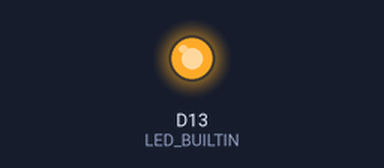
The sketch below on a simulated Arduino Uno R4 WiFi. Shown: output pins drawn as LEDs (lit = HIGH). WiFi joins after 1.5 s; servers stay silent unless stated; uploads are accepted with an empty reply; what the sketch prints to the serial monitor is not drawn.

Above: at 7.0 s.
At 11.66 s:
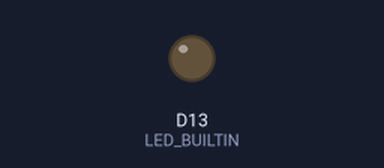
Timing chart, 0 to 17.0 s (numbered marks = the images above):
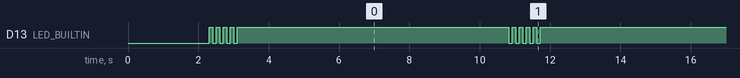

Measured:
- by itself, D13 (LED_BUILTIN): HIGH → LOW at 2.4 s, → HIGH 0.10 s later, → LOW 0.10 s later, → HIGH 0.10 s later, … (128 changes in this stretch)
- by itself, everything shown: repeats every 10.6 s, in 4 steps

The sketch:

arduino_uno_r4_wifi.ino
```cpp
/*
 * PRUEBA DE CONEXIÓN - Arduino UNO R4 WiFi + Plataforma Web
 *
 * Este código SOLO prueba la conexión WiFi y comunicación con el servidor.
 * NO requiere sensores ni actuadores conectados.
 *
 * Realiza pruebas automáticas cada 10 segundos:
 * 1. Ping al servidor
 * 2. Envío de dato simulado
 * 3. Consulta de comandos
 */

#include <WiFiS3.h>  // Librería WiFi para UNO R4 WiFi
#include <ArduinoHttpClient.h>
#include <ArduinoJson.h>

// ============================================
// CONFIGURACIÓN - MODIFICA ESTOS VALORES
// ============================================
const char* WIFI_SSID = "TU_WIFI_SSID";          // Nombre de tu red WiFi
const char* WIFI_PASSWORD = "TU_WIFI_PASSWORD";   // Contraseña de tu WiFi
const char* SERVER_HOST = "192.168.1.169";        // IP de tu PC (ejecuta: ipconfig)
const int SERVER_PORT = 3000;                     // Puerto del servidor
const char* API_KEY = "TU_API_KEY_AQUI";         // API Key de tu dispositivo

// Variables de control
WiFiClient wifi;
HttpClient client = HttpClient(wifi, SERVER_HOST, SERVER_PORT);
unsigned long ultimaPrueba = 0;
const unsigned long INTERVALO_PRUEBA = 10000;  // Prueba cada 10 segundos

// ============================================
// SETUP
// ============================================
void setup() {
  Serial.begin(115200);
  while (!Serial && millis() < 5000);

  Serial.println("\n╔════════════════════════════════════════╗");
  Serial.println("║  PRUEBA DE CONEXIÓN                    ║");
  Serial.println("║  Arduino UNO R4 WiFi ↔ Servidor Web    ║");
  Serial.println("╚════════════════════════════════════════╝\n");

  pinMode(LED_BUILTIN, OUTPUT);

  // Conectar WiFi
  conectarWiFi();

  if (WiFi.status() == WL_CONNECTED) {
    // Prueba inicial completa
    pruebaConexion();
  }
}

// ============================================
// LOOP
// ============================================
void loop() {
  // Verificar WiFi
  if (WiFi.status() != WL_CONNECTED) {
    Serial.println("⚠ WiFi desconectado. Reconectando...");
    digitalWrite(LED_BUILTIN, LOW);
    conectarWiFi();
  } else {
    digitalWrite(LED_BUILTIN, HIGH);
  }

  // Realizar prueba cada intervalo
  unsigned long ahora = millis();
  if (ahora - ultimaPrueba >= INTERVALO_PRUEBA) {
    ultimaPrueba = ahora;
    pruebaConexion();
  }

  delay(1000);
}

// ============================================
// CONECTAR WIFI
// ============================================
void conectarWiFi() {
  Serial.print("📡 Conectando a: ");
  Serial.println(WIFI_SSID);

  WiFi.disconnect();
  delay(100);
  WiFi.begin(WIFI_SSID, WIFI_PASSWORD);

  int intentos = 0;
  while (WiFi.status() != WL_CONNECTED && intentos < 30) {
    delay(500);
    Serial.print(".");
    intentos++;
  }

  Serial.println();

  if (WiFi.status() == WL_CONNECTED) {
    Serial.println("✓ WiFi CONECTADO");
    Serial.print("   IP Arduino: ");
    Serial.println(WiFi.localIP());
    Serial.print("   Señal: ");
    Serial.print(WiFi.RSSI());
    Serial.println(" dBm\n");
  } else {
    Serial.println("✗ ERROR: No se pudo conectar\n");
  }
}

// ============================================
// PRUEBA DE CONEXIÓN CON SERVIDOR
// ============================================
void pruebaConexion() {
  if (WiFi.status() != WL_CONNECTED) {
    return;
  }

  Serial.println("═══════════════════════════════════════");
  Serial.println("🔍 INICIANDO PRUEBA DE CONEXIÓN");
  Serial.println("═══════════════════════════════════════");

  // 1. Ping al servidor
  Serial.println("\n1️⃣ Probando Ping...");
  bool pingOK = probarPing();

  // 2. Enviar dato de prueba
  Serial.println("\n2️⃣ Enviando dato de prueba...");
  bool envioOK = enviarDatoPrueba();

  // 3. Consultar comandos
  Serial.println("\n3️⃣ Consultando comandos...");
  bool comandosOK = consultarComandos();

  // Resultado
  Serial.println("\n═══════════════════════════════════════");
  Serial.println("📊 RESULTADO DE LA PRUEBA:");
  Serial.print("   Ping: ");
  Serial.println(pingOK ? "✓ OK" : "✗ FALLO");
  Serial.print("   Envío de datos: ");
  Serial.println(envioOK ? "✓ OK" : "✗ FALLO");
  Serial.print("   Consulta comandos: ");
  Serial.println(comandosOK ? "✓ OK" : "✗ FALLO");

  if (pingOK && envioOK && comandosOK) {
    Serial.println("\n🎉 CONEXIÓN EXITOSA - Todo funciona!");
    parpadearLED(3, 200);  // 3 parpadeos rápidos
  } else {
    Serial.println("\n⚠ HAY PROBLEMAS - Revisa la configuración");
    parpadearLED(5, 100);  // 5 parpadeos muy rápidos
  }
  Serial.println("═══════════════════════════════════════\n");
}

// ============================================
// PROBAR PING
// ============================================
bool probarPing() {
  client.beginRequest();
  client.get("/api/arduino/ping");
  client.sendHeader("X-API-Key", API_KEY);
  client.endRequest();

  int statusCode = client.responseStatusCode();
  String response = client.responseBody();

  Serial.print("   Código HTTP: ");
  Serial.println(statusCode);
  Serial.print("   Respuesta: ");
  Serial.println(response);

  return (statusCode == 200);
}

// ============================================
// ENVIAR DATO DE PRUEBA
// ============================================
bool enviarDatoPrueba() {
  // Crear JSON con dato simulado
  StaticJsonDocument<200> doc;
  doc["sensor_id"] = 1;  // ID ficticio
  doc["valor"] = 75.5;   // Valor de prueba

  String jsonData;
  serializeJson(doc, jsonData);

  Serial.print("   Enviando: ");
  Serial.println(jsonData);

  // Hacer POST
  client.beginRequest();
  client.post("/api/arduino/data");
  client.sendHeader("Content-Type", "application/json");
  client.sendHeader("X-API-Key", API_KEY);
  client.sendHeader("Content-Length", jsonData.length());
  client.beginBody();
  client.print(jsonData);
  client.endRequest();

  int statusCode = client.responseStatusCode();
  String response = client.responseBody();

  Serial.print("   Código HTTP: ");
  Serial.println(statusCode);
  Serial.print("   Respuesta: ");
  Serial.println(response);

  return (statusCode == 200 || statusCode == 201);
}

// ============================================
// CONSULTAR COMANDOS
// ============================================
bool consultarComandos() {
  String url = "/api/arduino/commands?api_key=" + String(API_KEY);

  client.beginRequest();
  client.get(url);
  client.endRequest();

  int statusCode = client.responseStatusCode();
  String response = client.responseBody();

  Serial.print("   Código HTTP: ");
  Serial.println(statusCode);
  Serial.print("   Respuesta: ");
  Serial.println(response);

  if (statusCode == 200) {
    // Intentar parsear JSON
    StaticJsonDocument<1024> doc;
    DeserializationError error = deserializeJson(doc, response);

    if (!error) {
      Serial.println("   ✓ JSON válido recibido");
      return true;
    }
  }

  return (statusCode == 200);
}

// ============================================
// PARPADEAR LED
// ============================================
void parpadearLED(int veces, int duracion) {
  for (int i = 0; i < veces; i++) {
    digitalWrite(LED_BUILTIN, LOW);
    delay(duracion);
    digitalWrite(LED_BUILTIN, HIGH);
    delay(duracion);
  }
}

/*
 * ═══════════════════════════════════════════════════════════════
 * INSTRUCCIONES DE USO
 * ═══════════════════════════════════════════════════════════════
 *
 * 1. CONFIGURAR WIFI:
 *    - Cambia WIFI_SSID por el nombre de tu red
 *    - Cambia WIFI_PASSWORD por tu contraseña
 *
 * 2. OBTENER IP DE TU PC:
 *    - Abre PowerShell/CMD
 *    - Ejecuta: ipconfig
 *    - Busca "IPv4 Address" de tu red WiFi
 *    - Ejemplo: 192.168.1.169
 *    - Cambia SERVER_HOST con esa IP (ya está puesta: 192.168.1.169)
 *
 * 3. OBTENER API KEY:
 *    - Abre: http://localhost:3000
 *    - Login: admin@sistemariego.com / admin123
 *    - Menú: Dispositivos > Nuevo Dispositivo
 *    - Llena el formulario
 *    - Copia el API Key generado
 *    - Pégalo en API_KEY
 *
 * 4. INSTALAR LIBRERÍAS:
 *    Arduino IDE > Sketch > Include Library > Manage Libraries
 *    - WiFiS3 (ya viene instalada)
 *    - ArduinoHttpClient
 *    - ArduinoJson (v6.x)
 *
 * 5. SUBIR CÓDIGO:
 *    - Tools > Board > Arduino UNO R4 WiFi
 *    - Tools > Port > (tu puerto)
 *    - Click Upload
 *
 * 6. VER RESULTADOS:
 *    - Tools > Serial Monitor
 *    - Baud rate: 115200
 *    - Verás las pruebas cada 10 segundos
 *
 * INTERPRETACIÓN DE RESULTADOS:
 *
 * ✓ TODO OK = Los 3 tests pasan
 *   → La conexión funciona correctamente
 *   → Puedes proceder a agregar sensores
 *
 * ✗ FALLA PING = Problema de red o servidor
 *   → Verifica que el servidor esté corriendo (npm run dev)
 *   → Verifica la IP y puerto
 *   → Verifica firewall de Windows
 *
 * ✗ FALLA ENVÍO = Problema con API Key o ruta
 *   → Verifica que el API Key sea correcto
 *   → Verifica que el dispositivo exista en la BD
 *
 * ✗ FALLA COMANDOS = Problema de autenticación
 *   → Verifica el API Key
 *   → Verifica que la ruta /api/arduino/commands funcione
 *
 * ═══════════════════════════════════════════════════════════════
 */
```
